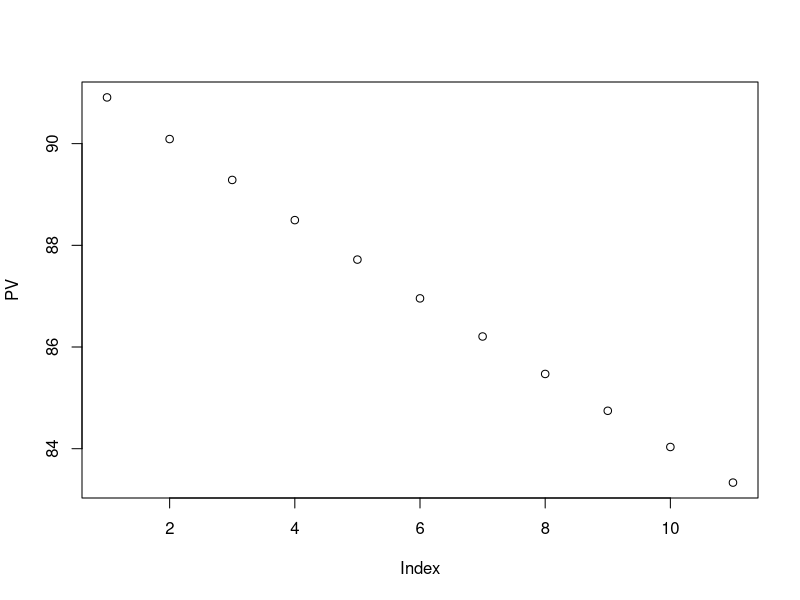
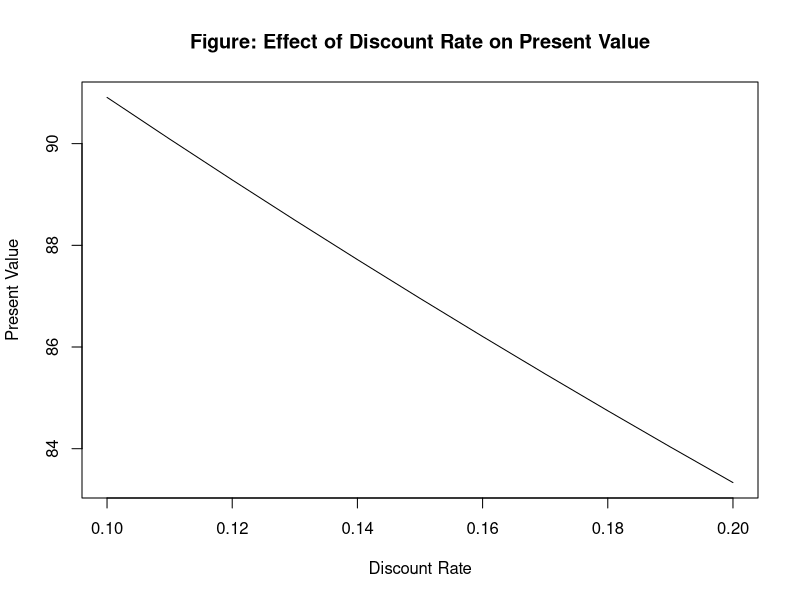
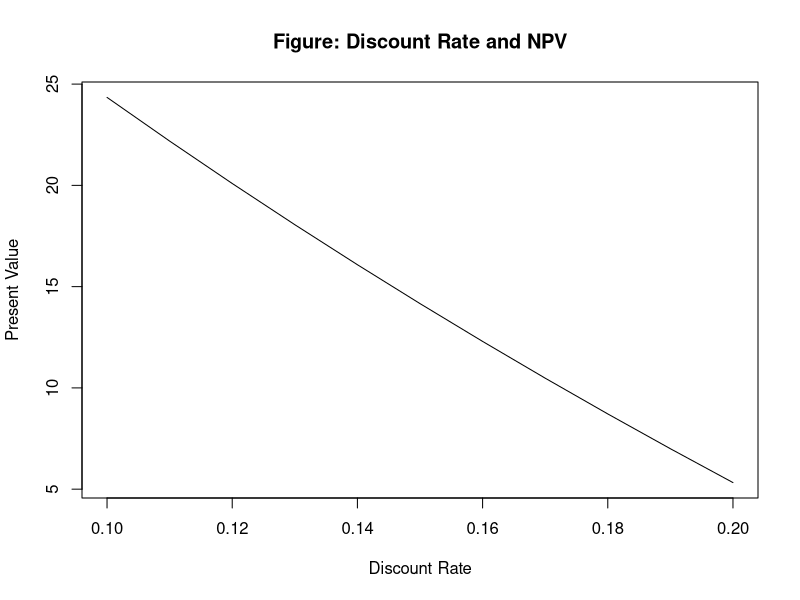
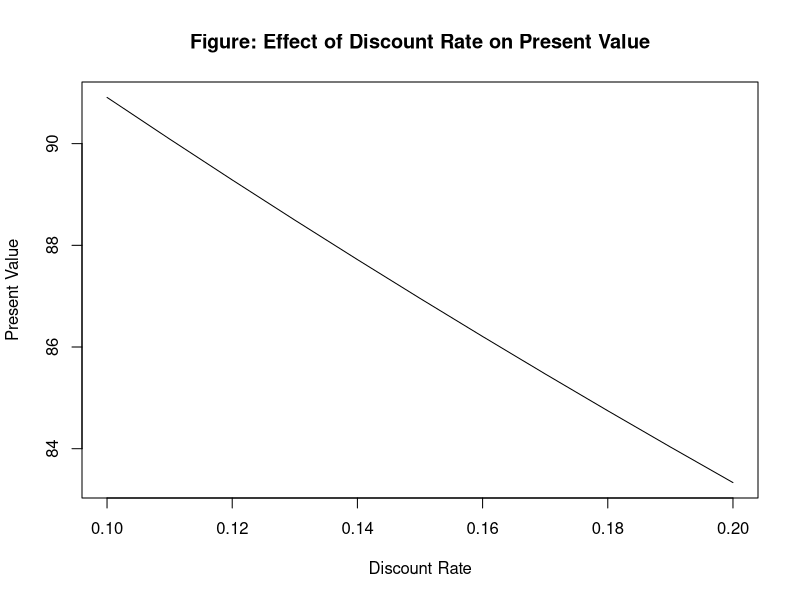

The R source for these figures, in order: (Note: this script raises an error after producing the figures.)
## ---- chunk 1
#| message: false
#| warning: false
# ch03_01: 無リスク金利の値を格納する変数Rを作成

R <- 0.1
print(R) 

## [1] 0.1
## ---- chunk 2
#| message: false
#| warning: false
# ch03_02: 2次元の無リスク金利ベクトルを作成

R <- c(0.1, 0.2)

## [1] 0.1 0.2
## ---- chunk 3
#| message: false
#| warning: false
# ch03_03: 11次元の無リスク金利ベクトルを作成

R <- seq(0.1, 0.2, 0.01)
## [1] 0.10 0.11 0.12 0.13 0.14 0.15 0.16 0.17 0.18 0.19 0.20

R <- seq(from = 0.1, to = 0.2, length = 11)
## [1] 0.10 0.11 0.12 0.13 0.14 0.15 0.16 0.17 0.18 0.19 0.20
## ---- chunk 4
#| message: false
#| warning: false
# ch03_04: ベクトルの要素へのアクセス

# 第2要素へのアクセス
R[2] 
i <- 2
R[i]
## [1] 0.11

# 第2-第5要素へのアクセス
R[2:5]
## [1] 0.11 0.12 0.13 0.14

# 第2-第11要素へのアクセス
R[2:length(R)] # length(R)はRの次元11を返す
R[-1]
## [1] 0.11 0.12 0.13 0.14 0.15 0.16 0.17 0.18 0.19 0.20
## ---- chunk 5
#| message: false
#| warning: false
# ch03_05: 1年後の確実な100万円の現在価値

PV <- 100 / (1 + R)

##  [1] 90.90909 90.09009 89.28571 88.49558 87.71930 86.95652 86.20690 85.47009 84.74576 84.03361 83.33333
## ---- chunk 6
#| message: false
#| warning: false
# ch03_06: 次元が一致するベクトル同士の割り算

CF <- seq(from = 110, to = 120, length = 11) # CFを11次元の等差数列として定義

PV <- CF / (1 + R)
##  [1] 100 100 100 100 100 100 100 100 100 100 100
## ---- chunk 7
#| message: false
#| warning: false
# ch03_07: 割引率と現在価値の関係を描画

PV <- 100 / (1 + R)
plot(PV)
## ---- chunk 8
#| message: false
#| warning: false
# ch03_08: 割引率と現在価値の関係を表した図の見栄えを改善

PV <- 100 / (1 + R)
plot(x = R,
     y = PV, 
     xlab = "Discount Rate",
     ylab = "Present Value",
     type = "l",
     main = "Figure: Effect of Discount Rate on Present Value")
## ---- chunk 9
#| message: false
#| warning: false
# ch03_09: 割引率と現在価値の関係を表した図をPNG形式で出力

png("PV.png", 
    pointsize = 12, 
    width = 20, 
    height = 10, 
    units = "cm", 
    res = 200)

plot(x = R, 
     y = PV, 
     xlab = "Discount Rate", 
     ylab = "Present Value",
     type = "l",
     main = "Figure: Effect of Discount Rate on Present Value")

dev.off()
## ---- chunk 10
#| message: false
#| warning: false
# ch03_10: 3行2列の行列の作成

x <- matrix(1:6, nrow = 3, ncol = 2)

##      [,1] [,2]
## [1,]    1    4
## [2,]    2    5
## [3,]    3    6
## ---- chunk 11
#| message: false
#| warning: false
# ch03_11: 文字を要素とする行列の作成

y <- matrix(c("a", "b", "c", "d"), nrow = 2, ncol = 2)

##      [,1] [,2]
## [1,] "a"  "c" 
## [2,] "b"  "d" 
## ---- chunk 12
#| message: false
#| warning: false
# ch03_12: リストの作成

x <- list(10:11, "ABC")

x[[1]]
## [1] 10 11

x[[2]]
## [1] "ABC"
## ---- chunk 13
#| message: false
#| warning: false
# ch03_13: データフレームの作成

ID <- c(1001, 1002, 1003)
name <- c("Firm A", "Firm B", "Firm C")
ROE <- c(0.08, 0.12, 0.15)
x <- data.frame(ID, name, ROE)

##     ID   name  ROE
## 1 1001 Firm A 0.08
## 2 1002 Firm B 0.12
## 3 1003 Firm C 0.15
## ---- chunk 14
#| message: false
#| warning: false
# ch03_14: 割引率を0.1とする場合のプロジェクトXのNPVの計算

R <- 0.1
NPV <- -100 + 50 / (1 + R) + 50 / (1 + R)^2 + 50 / (1 + R)^3

## [1] 24.3426
## ---- chunk 15
#| message: false
#| warning: false
# ch03_15: for文を用いたプロジェクトXのNPVの計算 (1)

R <- 0.1
NPV <- -100
for (i in 1:3) {
  NPV <- NPV + 50 / (1 + R)^i
}
print(NPV)
## ---- chunk 16
#| message: false
#| warning: false
# ch03_16: for文を用いたプロジェクトXのNPVの計算 (2)

R <- 0.1
NPV <- -100
for (i in 1:3) {
  print(NPV) # ここにprint()関数を挿入
  NPV <- NPV + 50 / (1 + R)^i
}
print(NPV)

## [1] -100
## [1] -54.54545
## [1] -13.22314
## [1] 24.3426
## ---- chunk 17
#| message: false
#| warning: false
# ch03_17: NPVに基づく投資判断

if (NPV >= 0) {
  print("プロジェクトを実行！")
}
## ---- chunk 18
#| message: false
#| warning: false
# ch03_18: 異なる割引率に対してプロジェクトXのNPVを計算した上で折れ線グラフに可視化

R <- seq(0.1, 0.2, length = 11) # 11次元のRベクトルを用意
NPV <- rep(NA, length(R)) # 対応するNPVをNAで初期化（NAは欠損値の意味）

for (i in 1:length(R)) { # 外側のfor文で特定の割引率を固定
  NPV[i] <- -100
  for (j in 1:3) { # 内側のfor文で各年度の将来キャッシュフローの現在価値を累積
    NPV[i] <- NPV[i] + 50 / (1 + R[i])^j
  }
}

plot(x = R, 
     y = NPV, 
     xlab = "Discount Rate",
     ylab = "Present Value", 
     type = "l",
     main = "Figure: Discount Rate and NPV")
## ---- chunk 19
#| message: false
#| warning: false
# ch03_19: ベクトル化によるNPVの計算

R <- 0.1
CF <- c(-100, 50, 50, 50)
years <- 0:3
PV_CF <- CF / (1 + R)^years
NPV <- sum(PV_CF)

## [1] 24.3426
## ---- chunk 20
#| message: false
#| warning: false
# ch03_20: 任意の割引率に対して1年後に受け取る100万円の現在価値を計算する独自関数

calculate_PV <- function(R) {
  PV <- 100 / (1 + R)
  return(PV)
}

calculate_PV(0.1)

## [1] 90.90909
## ---- chunk 21
#| message: false
#| warning: false
# ch03_21: よりシンプルにcalculate_PV()を定義した場合

calculate_PV <- function(R) 100 / (1 + R) 

calculate_PV(0.1)

## [1] 90.90909
## ---- chunk 22
#| message: false
#| warning: false
# ch03_22: 二つの割引率に対して現在価値を計算できるようcalculate_PV()を拡張

calculate_PV <- function(R1, R2 = 0) {
  PV1 <- 100 / (1 + R1)
  PV2 <- 100 / (1 + R2)
  c(PV1, PV2)
}

calculate_PV(0.1, 0.2)
## [1] 90.90909 83.33333

calculate_PV(0.1)
## [1]  90.90909 100.00000
## ---- chunk 23
#| message: false
#| warning: false
# ch03_23: 任意の割引率とキャッシュフローに対して現在価値を計算できるようcalculate_PV()を拡張

calculate_PV <- function(R, CF) {
  N <- length(CF) # キャッシュフローの発生する回数をNとして定義
  PV <- CF[1]
  for (i in 2:N) {
    PV <- PV + CF[i] / (1 + R)^(i - 1)
  }
  return(PV)
}

calculate_PV(0.1, c(-100, 40, 50, 60))

## [1] 22.76484
## ---- chunk 24
#| message: false
#| warning: false
# ch03_24: コメントが詳細で分かりやすいコードの例

# 2021年1月1日作成
# 現在価値の計算

# 任意の割引率に対して現在価値を計算するcalculate_PV()を定義
calculate_PV <- function(R) 100 / (1 + R)

# 割引率を0.1とする例
calculate_PV(0.1)
## ---- chunk 25
#| message: false
#| warning: false
# ch03_25: 関数内でグローバル変数の変更を試みた例

calculate_PV <- function(R) {
  PV <- 100 / (1 + R)
  R <- R + 0.01
  return(PV)
}

R <- 0.1
for (i in 1:11) print(calculate_PV(R))

## [1] 90.90909
## [1] 90.90909
## （同じ計算結果が全部で11回繰り返し表示される）
## ---- chunk 26
#| message: false
#| warning: false
# ch03_26: polyroot()関数に基づく3次方程式の数値解

polyroot(c(60, 50, 40, -100))

## [1] -0.4082389+0.5714615i -0.4082389-0.5714615i  1.2164779-0.0000000i
## ---- chunk 27
#| message: false
#| warning: false
# ch03_27: 数値解の中から実数解を目視で選んでIRRを計算

solutions <- polyroot(c(60, 50, 40, -100))
Y <- Re(solutions[3])
IRR <- Y - 1

## [1] 0.2164779
## ---- chunk 28
#| message: false
#| warning: false
# ch03_28: Im()関数を用いて虚部のみ抽出

Im(solutions)

## [1]  5.714615e-01 -5.714615e-01 -7.815970e-16
## ---- chunk 29
#| message: false
#| warning: false
# ch03_29: 等価演算子==を用いて実数解かどうかを判定

Im(solutions) == 0

## [1] FALSE FALSE FALSE
## ---- chunk 30
#| message: false
#| warning: false
# ch03_30: 数値的誤差を許容して実数解かどうかを判定

error_tolerance <- 1e-10

abs(Im(solutions)) # abs()関数は絶対値を返す
## [1] 5.714615e-01 5.714615e-01 7.815970e-16

abs(Im(solutions)) < error_tolerance
## [1] FALSE FALSE  TRUE
## ---- chunk 31
#| message: false
#| warning: false
# ch03_31: 数値解の中から実数解を機械的に抽出

is_real <- (abs(Im(solutions)) < error_tolerance)
Re(solutions[is_real]) # Re()関数は複素数の実部を返す

## [1] 1.216478
## ---- chunk 32
#| message: false
#| warning: false
# ch03_32: 任意のCFに対してIRRを計算するcalculate_IRR()関数を定義

calculate_IRR <- function(CF) {
  N <- length(CF) # キャッシュフローの発生する回数をNとして定義
  solutions <- polyroot(CF[N:1]) # CFベクトルの順序を逆転させた上でpolyroot()関数に代入
  error_tolerance <- 1e-10
  is_real <- (abs(Im(solutions)) < error_tolerance)
  Re(solutions[is_real]) - 1
}
## ---- chunk 33
#| message: false
#| warning: false
# ch03_33: calculate_IRR()関数の実行例

CF <- c(-100, 40, 50, 60)
calculate_IRR(CF)

# [1] 0.2164779
## ---- chunk 34
#| message: false
#| warning: false
# ch03_34: calculate_IRR()関数の完成版（エラーメッセージ付き）

calculate_IRR <- function(CF) {
  N <- length(CF) 
  solutions <- polyroot(CF[N:1]) 
  error_tolerance <- 1e-10
  is_real <- (abs(Im(solutions)) < error_tolerance)
  if (sum(is_real) != 1) stop("IRR法の適用を再考！") # !=は「左辺と右辺が等しくなければ」の意味
  Re(solutions[is_real]) - 1
}
## ---- chunk 35
#| message: false
#| warning: false
# ch03_35: エラーメッセージが表示される例

CF <- c(-100, 100, 120, -120)
result <- calculate_IRR(CF)

##   calculate_IRR(CF) でエラー: IRR法の適用を再考！
## ---- chunk 36
#| message: false
#| warning: false
# ch03_36: CSVファイルの読み込み

daily_stock_return  <- read.csv("ch03_daily_stock_return.csv") 
## ---- chunk 37
#| message: false
#| warning: false
# ch03_37: データフレームの冒頭を確認

head(daily_stock_return)
## ---- chunk 38
#| message: false
#| warning: false
# ch03_38: データフレームの行数を確認

nrow(daily_stock_return)

## [1] 21
## ---- chunk 39
#| message: false
#| warning: false
# ch03_39: データフレームの内部構造を確認

str(daily_stock_return)

## 'data.frame':	21 obs. of  3 variables:
## $ date : chr  "2020-04-01" "2020-04-02" "2020-04-03" "2020-04-06" ...
## $ firm1: num  -0.03948 0.00598 0.05579 0.04193 -0.02019 ...
## $ firm2: num  0.07696 -0.00725 -0.0173 0.00217 0.07555 ...
## ---- chunk 40
#| message: false
#| warning: false
# ch03_40: 日次リターンの平均値を計算

mean(daily_stock_return$firm1)
## [1] 0.01416117

mean(daily_stock_return$firm2)
## [1] 0.008025261
## ---- chunk 41
#| message: false
#| warning: false
# ch03_41: 日次リターンの標準偏差と相関を計算

sd(daily_stock_return$firm1) # sdはstandard deviation（標準偏差）の略
## [1] 0.0538396

cor(daily_stock_return$firm1, daily_stock_return$firm2) # corはcorrelation（相関）の略
## [1] 0.2334892
## ---- chunk 42
#| message: false
#| warning: false
# ch03_42: 最も日次リターンが低い日付を抽出

worst_day_ID <- which.min(daily_stock_return$firm1) # which.min()関数で行番号を取得
## [1] 20

daily_stock_return$date[worst_day_ID] # 取得した行番号を代入して日付を取得
## [1] "2020-04-28"
## ---- chunk 43
#| message: false
#| warning: false
# ch03_43: 日次リターンがプラスである日付のみを抽出

daily_stock_return[daily_stock_return$firm1 > 0, ]$date # 企業1のみで条件付け
# 2次元目の要素を空白とすると，全ての列が選択される
# daily_stock_return$date[daily_stock_return$firm1 > 0]と書いても同じ

## [1] "2020-04-02" "2020-04-03" "2020-04-06" "2020-04-09" "2020-04-10" "2020-04-13" "2020-04-15" "2020-04-17" "2020-04-20" "2020-04-22" "2020-04-27" "2020-04-30"

daily_stock_return[daily_stock_return$firm1 > 0 & daily_stock_return$firm2 > 0, ]$date # 企業1と2の両方で条件付け

## [1] "2020-04-06" "2020-04-09" "2020-04-10" "2020-04-13" "2020-04-15" "2020-04-17" "2020-04-20"
## ---- chunk 44
#| message: false
#| warning: false
# ch03_44: データフレームにおける列の作成・書き換え・削除

daily_stock_return$difference <- daily_stock_return$firm1 - daily_stock_return$firm2  # 両銘柄の差分を計算して新しい列に保存
daily_stock_return$firm1 <- 1 + daily_stock_return$firm1  # 企業1のネットリターンをグロスリターンに変換
daily_stock_return$firm2 <- NULL  # 企業2のデータを削除
## ---- chunk 45
#| message: false
#| warning: false
# ch03_45: データフレームをCSVファイルに出力

write.csv(daily_stock_return, "ch03_output.csv")
## ---- chunk 46
#| message: false
#| warning: false
# ch03_46: industry列を文字型として定義

firm_ID <- c(1, 2, 3)
name <- c("Firm A", "Firm B", "Firm C")
industry <- c("Machinery", "Chemicals", "Machinery")

firm_data <- data.frame(firm_ID, name, industry) 
## ---- chunk 47
#| message: false
#| warning: false
# ch03_47: industry列をファクター型に変換

firm_data$industry <- as.factor(firm_data$industry)
str(firm_data)

## 'data.frame':	3 obs. of  3 variables:
##  $ firm_ID : num  1 2 3
##  $ name    : chr  "Firm A" "Firm B" "Firm C"
##  $ industry: Factor w/ 2 levels "Chemicals","Machinery": 2 1 2
## ---- chunk 48
#| message: false
#| warning: false
# ch03_48: date列を文字型として定義

date <- c("2021/4/1", "2021/4/2", "2021/4/5")
stock_return <- c(0.02, -0.01, -0.02)

stock_return_data <- data.frame(date, stock_return) 
str(stock_return_data)

## 'data.frame':	3 obs. of  2 variables:
## $ date        : chr  "2021/4/1" "2021/4/2" "2021/4/5"
## $ stock_return: num  0.02 -0.01 -0.02
## ---- chunk 49
#| message: false
#| warning: false
# ch03_49: date列を日付型に変換

stock_return_data$date <- as.Date(stock_return_data$date)
str(stock_return_data)

## 'data.frame':	3 obs. of  2 variables:
##  $ date        : Date, format: "2021-04-01" "2021-04-02" "2021-04-05"
##  $ stock_return: num  0.02 -0.01 -0.02 
## ---- chunk 50
#| message: false
#| warning: false
# ch03_50: 日付型の変数に対する足し算の例

stock_return_data$date <- stock_return_data$date + 1 # 文字型の変数に足し算するとエラーになる
head(stock_return_data)

##         date stock_return
## 1 2021-04-02         0.02
## 2 2021-04-03        -0.01
## 3 2021-04-06        -0.02 
## ---- chunk 51
#| message: false
#| warning: false
# ch03_51: tidyverseのインストール

install.packages("tidyverse")
## ---- chunk 52
#| message: false
#| warning: false
# ch03_52: dplyrに含まれるnear()関数

dplyr::near(c(1, 2, 1 + 1e-16), 1) # tidyverse::near()だとエラーになる

## [1]  TRUE FALSE  TRUE
## ---- chunk 53
#| message: false
#| warning: false
# ch03_53: tidyverseの読み込み

library("tidyverse")
near(c(1, 2, 1 + 1e-16), 1) # dplyr::を省略できる

## [1]  TRUE FALSE  TRUE
## ---- chunk 54
#| message: false
#| warning: false
# ch03_54: 異なる初期投資額に対して内部収益率をそれぞれ計算

initial_cost <- seq(80, 100, by = 1) # 21次元のinitial_costベクトルを用意
IRR <- rep(NA, length(initial_cost)) # 対応するIRRをNAで初期化

for (i in 1:length(initial_cost)) {
  IRR[i] <- calculate_IRR(c(-initial_cost[i], 100)) # 各initial_costに対応してIRRを計算
}

figure_data <- data.frame(initial_cost, IRR) # 計算結果をデータフレームに格納
head(figure_data)
## ---- chunk 55
#| message: false
#| warning: false
# ch03_55: ggplot2を用いて初期投資額と内部収益率の関係を描画

ggplot(data = figure_data) + geom_line(mapping = aes(x = initial_cost, y = IRR)) # ggplot()関数で描画オブジェクトを作成し, geom_line()関数で折れ線グラフを描画
## ---- chunk 56
#| message: false
#| warning: false
# ch03_56: 折れ線グラフの上に点グラフを追加

ggplot(data = figure_data) + 
  geom_line(mapping = aes(x = initial_cost, y = IRR)) + 
  geom_point(mapping = aes(x = initial_cost, y = IRR)) # geom_point()関数で点グラフを描画
## ---- chunk 57
#| message: false
#| warning: false
# ch03_57: ggplot2で作成した図の見栄えを改善

ggplot(data = figure_data) +
  geom_line(mapping = aes(x = initial_cost, y = IRR)) +
  geom_point(mapping = aes(x = initial_cost, y = IRR)) +
  labs(x = "Initial Cost", y = "IRR", title = "Initial Cost and IRR") + # 両軸の変数名やタイトルを設定
  theme_classic() # 背景などグラフ全体の体裁（テーマ）を設定
## ---- chunk 58
#| message: false
#| warning: false
# ch03_58: 初期投資額が100の点を強調

ggplot(data = figure_data) +
  geom_line(mapping = aes(x = initial_cost, y = IRR)) +
  geom_point(mapping = aes(x = initial_cost, y = IRR)) +
  labs(x = "Initial Cost", y = "IRR", title = "Initial Cost and IRR") +
  theme_classic() +
  annotate(geom = "text", x = 99, y = 0.05, label = "Initial Cost 100") + # 位置を指定して文字列を追加
  annotate(geom = "segment", x = 100, xend = 100, y = 0.04, yend = 0.01, color = "black", linewidth = 0.5, arrow = arrow(length = unit(0.3, "cm"))) # 始点や終点などを指定して矢印を追加

ggsave("IRR.pdf", width = 20, height = 10, units = "cm") # 完成した図をPDF型式で保存
